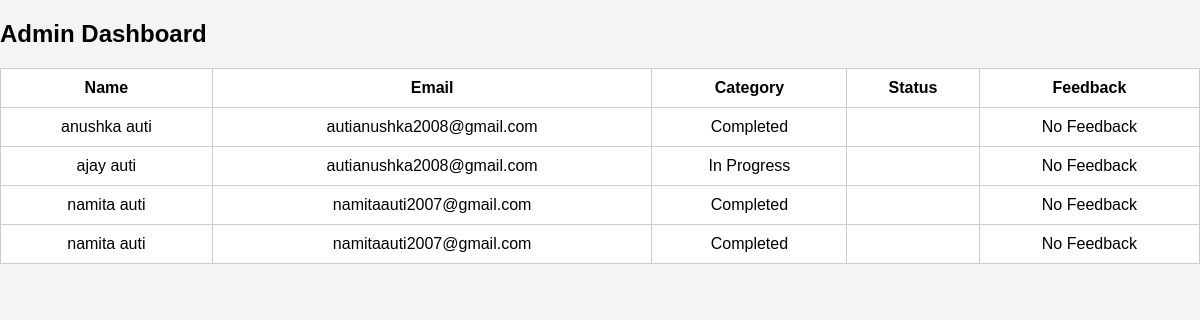
The page /admin on the database its author committed.
### tables this page shows
CREATE TABLE complaints(
id INTEGER PRIMARY KEY AUTOINCREMENT,
name TEXT,
mobile TEXT,
email TEXT,
category TEXT,
priority TEXT,
location TEXT,
image TEXT,
status TEXT DEFAULT 'Pending',
feedback TEXT
);

### app.py (the view)
@app.route("/admin")
def admin():
    conn = sqlite3.connect("complaints.db")
    cursor = conn.cursor()
    cursor.execute("SELECT name,  email, status FROM complaints")
    data = cursor.fetchall()
    conn.close()
    return render_template("admin_dashboard.html", data=data)

### templates/admin_dashboard.html (shortened to what this page needs)
<!DOCTYPE html>
<html>
<head>
    <link rel="stylesheet" href="{{ url_for('static', filename='style.css') }}">
</head>
<h2>Admin Dashboard</h2>
<table border="1">
<tr>
    <th>Name</th>
    <th>Email</th>
    <th>Category</th>
    <th>Status</th>
    <th>Feedback</th>
</tr>
{% for row in data %}
<tr>
    <td>{{ row[0] }}</td>
    <td>{{ row[1] }}</td>
    <td>{{ row[2] }}</td>
    <td>{{ row[3] }}</td>
    <td>{{ row[4] if row[4] else 'No Feedback' }}</td>
</tr>
{% endfor %}
</table>
</body>
</html>

### static/style.css (style rules this page uses)
table { width:100%;background:white;border-collapse:collapse; }
th,td { padding:10px;border:1px solid #ccc;text-align:center; }

### rows shown on the page
complaints: name "anushka auti", email "autianushka2008@gmail.com", status "Completed", row "No Feedback"
complaints: name "ajay auti", email "autianushka2008@gmail.com", status "In Progress", row "No Feedback"
complaints: name "namita auti", email "namitaauti2007@gmail.com", status "Completed", row "No Feedback"
complaints: name "namita auti", email "namitaauti2007@gmail.com", status "Completed", row "No Feedback"
